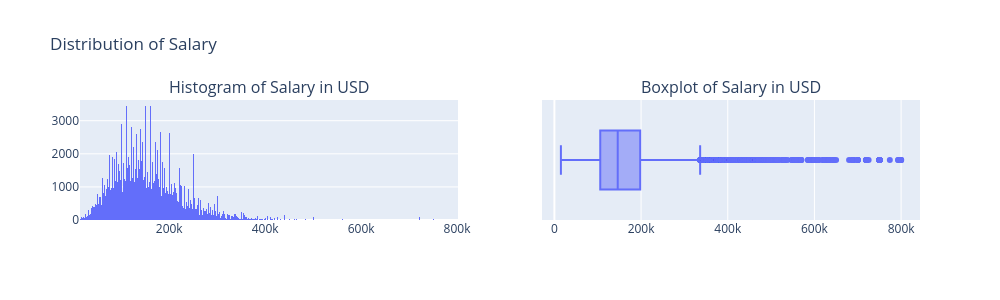

The notebook cell saved with this chart:
### Code cell
import plotly.express as px
from plotly.subplots import make_subplots

# Create a subplot grid
fig = make_subplots(rows=1, cols=2, subplot_titles=('Histogram of Salary in USD', 'Boxplot of Salary in USD'))

# Create Plotly Express figures
fig1 = px.histogram(x = df[target])
fig2 = px.box(x = df[target])

# Add the traces from each Plotly Express figure
for trace in fig1.data:
    fig.add_trace(trace, row=1, col=1)

for trace in fig2.data:
    fig.add_trace(trace, row=1, col=2)  
    
# Update layout
fig.update_layout(height=300, width=1000, title_text="Distribution of Salary")

fig.show()

### Figure 1 — Plotly figure (JSON) as saved in the notebook; plotly's stock layout.template omitted (floating-point values rounded to 4 significant figures; data arrays with more than 128 entries replaced by an {"elided": "..."} marker saying what was removed)
{"data": [{"bingroup": "x", "hovertemplate": "x=%{x}<br>count=%{y}<extra></extra>", "legendgroup": "", "marker": {"color": "#636efa", "pattern": {"shape": ""}}, "name": "", "orientation": "v", "showlegend": false, "type": "histogram", "x": {"elided": "151445 int values"}, "xaxis": "x", "yaxis": "y"}, {"alignmentgroup": "True", "hovertemplate": "x=%{x}<extra></extra>", "legendgroup": "", "marker": {"color": "#636efa"}, "name": "", "notched": false, "offsetgroup": "", "orientation": "h", "showlegend": false, "type": "box", "x": {"elided": "151445 int values"}, "x0": " ", "xaxis": "x2", "y0": " ", "yaxis": "y2"}], "layout": {"annotations": [{"font": {"size": 16}, "showarrow": false, "text": "Histogram of Salary in USD", "x": 0.225, "xanchor": "center", "xref": "paper", "y": 1, "yanchor": "bottom", "yref": "paper"}, {"font": {"size": 16}, "showarrow": false, "text": "Boxplot of Salary in USD", "x": 0.775, "xanchor": "center", "xref": "paper", "y": 1, "yanchor": "bottom", "yref": "paper"}], "height": 300, "title": {"text": "Distribution of Salary"}, "width": 1000, "xaxis": {"anchor": "y", "domain": [0, 0.45]}, "xaxis2": {"anchor": "y2", "domain": [0.55, 1]}, "yaxis": {"anchor": "x", "domain": [0, 1]}, "yaxis2": {"anchor": "x2", "domain": [0, 1]}}}
